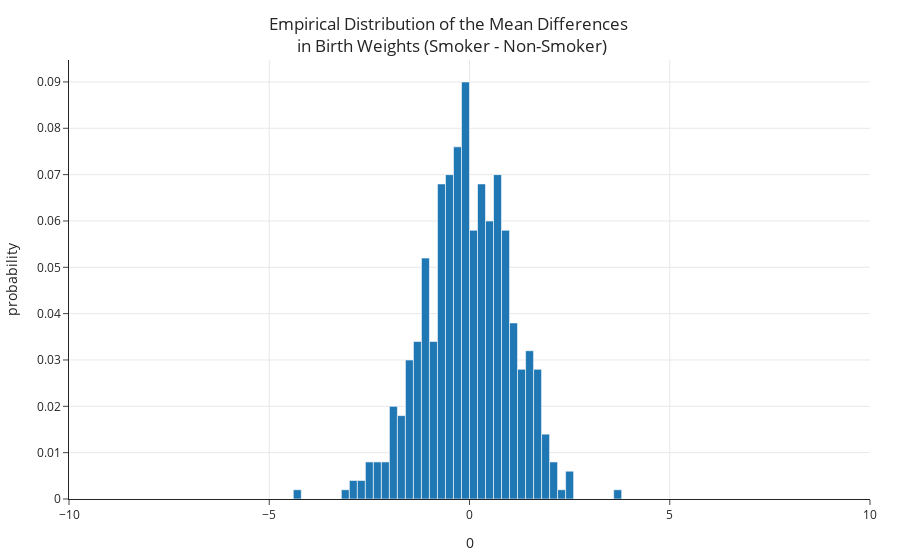

The code cell stored with this chart in its notebook:
### Markdown cell above
### Conclusion of the test

### Code cell
fig = px.histogram(
    pd.DataFrame(differences), x=0, nbins=50, histnorm='probability', 
    title='Empirical Distribution of the Mean Differences <br> in Birth Weights (Smoker - Non-Smoker)')
fig.add_vline(x=observed_difference, line_color='red')
fig.update_layout(xaxis_range=[-10, 10], margin=dict(t=60))

### Figure 1 — Plotly figure (JSON) as saved in the notebook; plotly's stock layout.template omitted (floating-point values rounded to 4 significant figures; data arrays with more than 128 entries replaced by an {"elided": "..."} marker saying what was removed)
{"data": [{"alignmentgroup": "True", "bingroup": "x", "histnorm": "probability", "hovertemplate": "0=%{x}<br>probability=%{y}<extra></extra>", "legendgroup": "", "marker": {"color": "#1F77B4", "pattern": {"shape": ""}}, "name": "", "nbinsx": 50, "offsetgroup": "", "orientation": "v", "showlegend": false, "type": "histogram", "x": {"elided": "500 float values"}, "xaxis": "x", "yaxis": "y"}], "layout": {"autosize": true, "barmode": "relative", "legend": {"tracegroupgap": 0}, "margin": {"t": 60}, "shapes": [{"line": {"color": "red"}, "type": "line", "x0": -9.266, "x1": -9.266, "xref": "x", "y0": 0, "y1": 1, "yref": "y domain"}], "title": {"text": "Empirical Distribution of the Mean Differences <br> in Birth Weights (Smoker - Non-Smoker)"}, "xaxis": {"anchor": "y", "domain": [0, 1], "range": [-10, 10], "title": {"text": "0"}, "type": "linear"}, "yaxis": {"anchor": "x", "autorange": true, "domain": [0, 1], "range": [0, 0.09474], "title": {"text": "probability"}}}}
